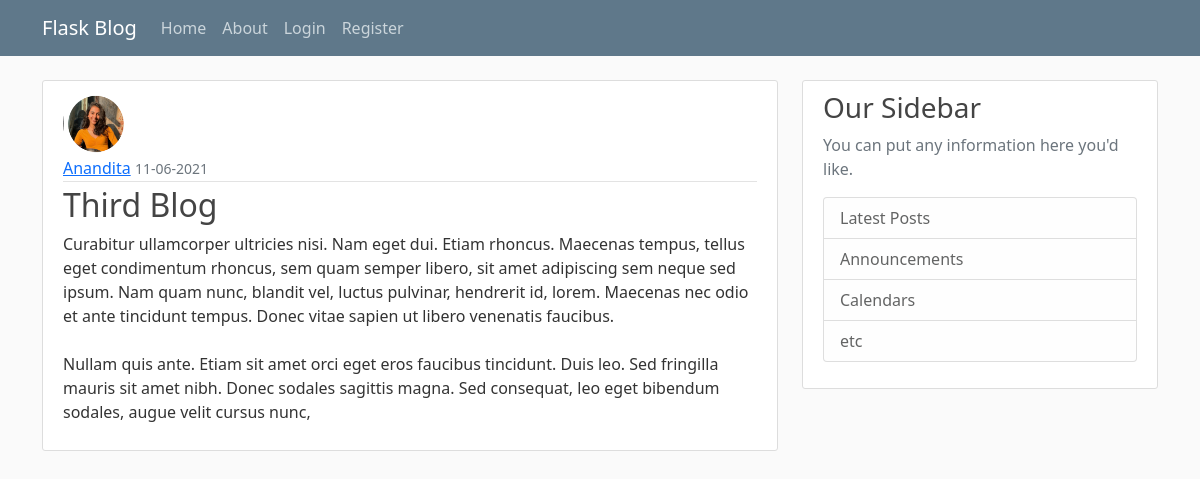
Screenshot of /post/3 with the database file from the repository.
### flaskblog/models.py (models this page shows, shortened)
class User(db.Model, UserMixin):
    id = db.Column(db.Integer, primary_key=True)
    username = db.Column(db.String(20), unique=True, nullable=False)
    email = db.Column(db.String(120), unique=True, nullable=False)
    image_file = db.Column(db.String(20), nullable=False,
                           default='default.jpg')
    password = db.Column(db.String(60), nullable=False)
    posts = db.relationship('Post', backref='author', lazy=True)

class Post(db.Model):
    id = db.Column(db.Integer, primary_key=True)
    title = db.Column(db.String(100), nullable=False)
    date_posted = db.Column(db.DateTime, nullable=False,
                            default=datetime.utcnow)
    content = db.Column(db.Text, nullable=False)
    user_id = db.Column(db.Integer, db.ForeignKey('user.id'), nullable=False)

### flaskblog/routes.py (the view)
@app.route("/post/<int:post_id>")
def post(post_id):
    post = Post.query.get_or_404(post_id)
    return render_template('post.html', title=post.title, post=post)

### flaskblog/templates/post.html
{% extends "layout.html" %}
{% block content %}
    <article class="media content-section">
        <img class="rounded-circle article-img" src="{{ url_for('static', filename='profile_pics/' + post.author.image_file) }}" alt="">
        <div class="media-body">
            <div class="article-metadata">
            <a class="mr-2" href="#">{{ post.author.username }}</a>
            <small class="text-muted">{{ post.date_posted.strftime('%d-%m-%Y') }}</small>
            </div>
            <h2 class="article-title">{{ post.title }}</h2>
            <p class="article-content">{{ post.content }}</p>
        </div>
    </article>
{% endblock content %}

### flaskblog/static/main.css (style rules this page uses)
body { background: #fafafa; color: #333333; margin-top: 5rem; }
h1, h2, h3, h4, h5, h6 { color: #444444; }
.content-section { background: #ffffff; padding: 10px 20px; border: 1px solid #dddddd; border-radius: 3px; margin-bottom: 20px; }
.article-title { color: #444444; }
.article-content { white-space: pre-line; }
.article-img { height: 65px; width: 65px; margin-right: 16px; }
.article-metadata { padding-bottom: 1px; margin-bottom: 4px; border-bottom: 1px solid #e3e3e3; }

### rows the page displays
User: image_file (picture), author.username "Anandita"
Post: date_posted "11-06-2021", title "Third Blog", content "Curabitur ullamcorper ultricies nisi. Nam eget dui. Etiam rhoncus. Maecenas tempus, tellus eget condimentum rhoncus, sem quam semper libero, sit amet adipiscing sem neque sed ipsum. Nam quam nunc, blandit vel, luctus pulvinar, hendrerit id, lorem. Maecenas nec odio et ante tincidunt tempus. Donec vitae sapien ut libero venenatis faucibus. Nullam quis ante. Etiam sit amet orci eget eros faucibus tincidunt. Duis leo. Sed fringilla mauris sit amet nibh. Donec sodales sagittis magna. Sed consequat, leo eget bibendum sodales, augue velit cursus nunc,"
